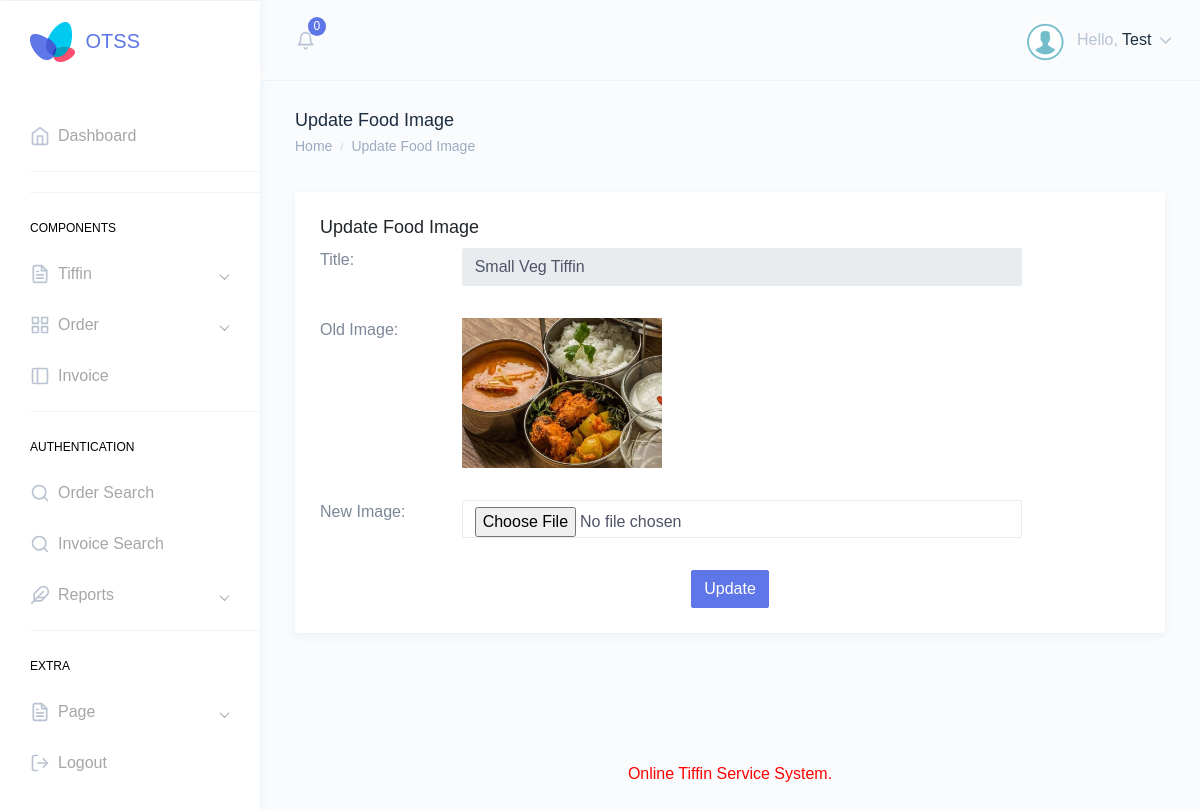
/otss/admin/changeimage.php?editid=1 (signed in), run on the app's committed database.
### tables this page shows
CREATE TABLE `tbltiffin` (
  `ID` int(10) NOT NULL,
  `Type` varchar(120) DEFAULT NULL,
  `Title` varchar(200) NOT NULL,
  `Description` mediumtext DEFAULT NULL,
  `Cost` int(10) DEFAULT NULL,
  `Image` varchar(120) DEFAULT NULL,
  `PostDate` timestamp NULL DEFAULT current_timestamp()
);

### otss/admin/changeimage.php (the view, shortened to what this page needs)
<?php
include('includes/dbconnection.php');
if (strlen($_SESSION['otssaid']==0)) {
  header('location:logout.php');
  } else{
?>
<!DOCTYPE html>
<html dir="ltr" lang="en">
<head>
    <link href="dist/css/style.min.css" rel="stylesheet">
   </head>
<body>
    <div id="main-wrapper" data-theme="light" data-layout="vertical" data-navbarbg="skin6" data-sidebartype="full" data-sidebar-position="fixed" data-header-position="fixed" data-boxed-layout="full">
     <?php include_once('includes/header.php');?>
        <?php include_once('includes/sidebar.php');?>
        <div class="page-wrapper">
            <div class="page-breadcrumb">
                <div class="row">
                    <div class="col-7 align-self-center">
                        <h4 class="page-title text-truncate text-dark font-weight-medium mb-1">Update Food Image</h4>
                        <div class="d-flex align-items-center">
                            <nav aria-label="breadcrumb">
                                <ol class="breadcrumb m-0 p-0">
                                    <li class="breadcrumb-item"><a href="dashboard.php" class="text-muted">Home</a></li>
                                    <li class="breadcrumb-item text-muted active" aria-current="page">Update Food Image</li>
                                </ol>
                            </nav>
                        </div>
                    </div>
                </div>
            </div>
            <div class="container-fluid">
                <div class="row">
                    <div class="col-12">
                        <div class="card">
                            <div class="card-body">
                                <h4 class="card-title">Update Food Image</h4>
                                <form action="" method="post" enctype="multipart/form-data">
                                <?php
                   $eid=$_GET['editid'];
$sql="SELECT * from tbltiffin where ID=$eid";
$query = $dbh -> prepare($sql);
$query->execute();
$results=$query->fetchAll(PDO::FETCH_OBJ);
$cnt=1;
if($query->rowCount() > 0)
{
foreach($results as $row)
{               ?>
                                    <div class="form-body">
                                         <div class="form-group row">
                                            <label class="col-md-2">Title: </label>
                                            <div class="col-md-10">
                                                <div class="row">
                                                    <div class="col-md-10">
                                                        <div class="form-group">
                                                          <input type="text" class="form-control" id="" name="title" value="<?php  echo htmlentities($row->Title);?>" readonly='true'>
                                                        </div>
                                                    </div>
                                                </div>
                                            </div>
                                        </div>
                                     <div class="form-group row">
                                            <label class="col-md-2">Old Image: </label>
                                            <div class="col-md-10">
                                                <div class="row">
                                                    <div class="col-md-10">
                                                        <div class="form-group">
                                                            <img src="images/<?php echo $row->Image;?>" width="200" height="150" value="<?php  echo $row->Image;?>">
                                                        </div>
                                                    </div>
                                                </div>
                                            </div>
                                        </div>
                                           <div class="form-group row">
                                            <label class="col-md-2">New Image: </label>
                                            <div class="col-md-10">
                                                <div class="row">
                                                    <div class="col-md-10">
                                                        <div class="form-group">
                                                            <input type="file" class="form-control" id="" name="images" value="" required='true'>
                                                        </div>
                                                    </div>
                                                </div>
                                            </div>
                                        </div>
                                    </div>
                                  <?php $cnt=$cnt+1;}} ?>
                                    <div class="form-actions">
                                        <div class="text-center">
                                            <button type="submit" class="btn btn-info" name="submit">Update</button>
                                           </div>
                                    </div>
                                </form>
                            </div>
                        </div>
                    </div>
                </div>
            </div>
          <?php include_once('includes/footer.php');?>
        </div>
    </div>
</body>
</html>
<?php }  ?>

### otss/admin/includes/header.php (shortened to what this page needs)
<header class="topbar" data-navbarbg="skin6">
            <nav class="navbar top-navbar navbar-expand-md">
                <div class="navbar-header" data-logobg="skin6">
                    <div class="navbar-brand">
                        <a href="dashboard.php">
                            <b class="logo-icon">
                                <img src="assets/images/logo-icon.png" alt="homepage" class="dark-logo" />
                            </b>
                           <strong>OTSS</strong>
                        </a>
                    </div>
                </div>
                <div class="navbar-collapse collapse" id="navbarSupportedContent">
                    <ul class="navbar-nav float-left mr-auto ml-3 pl-1">
                        <li class="nav-item dropdown">
                            <?php
                        $sql ="SELECT * from  tblorder where Status is null ";
$query = $dbh -> prepare($sql);
$query->execute();
$totneworder=$query->rowCount();
?>
                            <a class="nav-link dropdown-toggle pl-md-3 position-relative" href="javascript:void(0)"
                                id="bell" role="button" data-toggle="dropdown" aria-haspopup="true"
                                aria-expanded="false">
                                <span><i data-feather="bell" class="svg-icon"></i></span>
                                <span class="badge badge-primary notify-no rounded-circle"><?php echo htmlentities($totneworder);?></span>
                            </a>
                        </li>
                    </ul>
                    <ul class="navbar-nav float-right">
                        <li class="nav-item dropdown">
                            <a class="nav-link dropdown-toggle" href="javascript:void(0)" data-toggle="dropdown"
                                aria-haspopup="true" aria-expanded="false">
                                <img src="assets/images/users/images.png" alt="user" class="rounded-circle"
                                    width="40">
                                    <?php
$aid=$_SESSION['otssaid'];
$sql="SELECT AdminName,Email from  tbladmin where ID=:aid";
$query = $dbh -> prepare($sql);
$query->bindParam(':aid',$aid,PDO::PARAM_STR);
$query->execute();
$results=$query->fetchAll(PDO::FETCH_OBJ);
$cnt=1;
if($query->rowCount() > 0)
{
foreach($results as $row)
{               ?>
                                <span class="ml-2 d-none d-lg-inline-block"><span>Hello,</span> <span
                                        class="text-dark"><?php  echo $row->AdminName;?></span> <i data-feather="chevron-down"
                                        class="svg-icon"></i></span><?php $cnt=$cnt+1;}} ?>
                            </a>
                        </li>
                    </ul>
                </div>
            </nav>
        </header>

### data on the page
tbltiffin: title "Small Veg Tiffin", Image (picture)

### other printed values
$totneworder "0"
$row->AdminName "Test"
